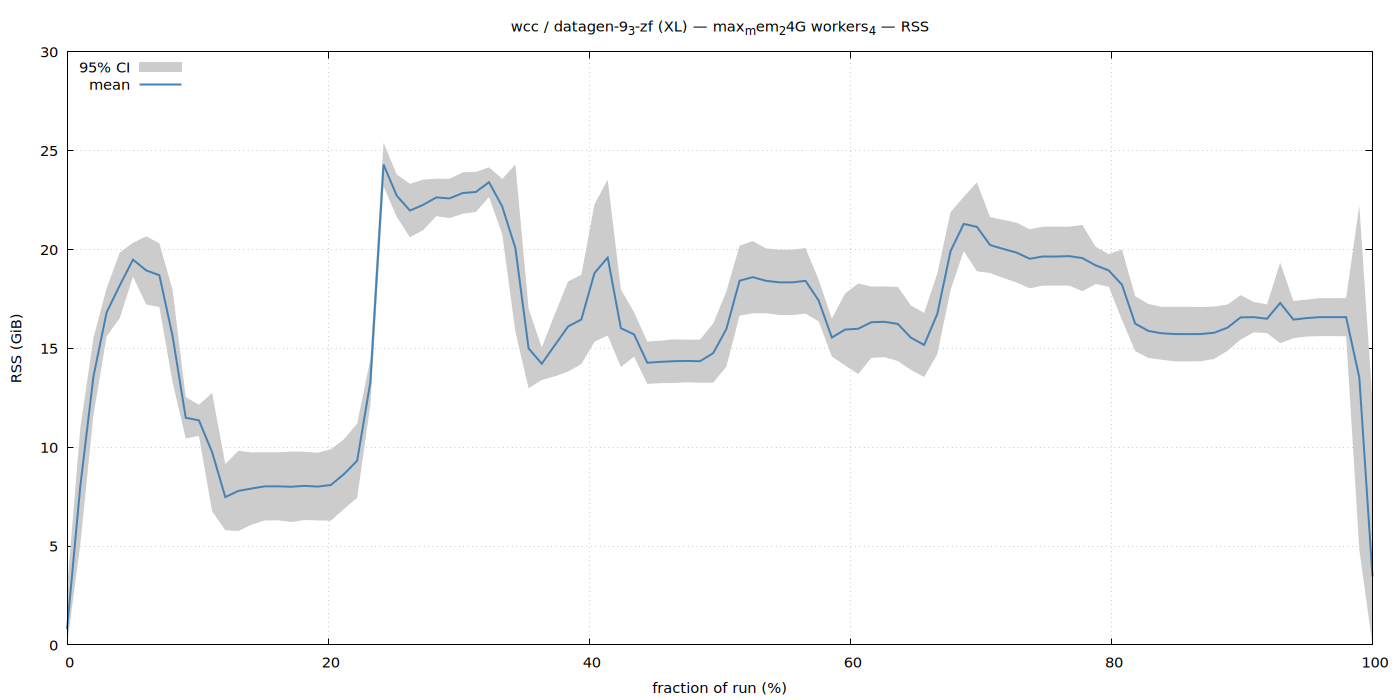

This chart was generated by the following gnuplot code:
set terminal pngcairo size 1400,700 enhanced font 'Sans,11'
set output '/home/ubuntu/nvm/results/wcc/XL/datagen-9_3-zf/max_mem_24G_workers_4/rss.png'
set title "wcc / datagen-9_3-zf (XL) — max_mem_24G workers_4 — RSS"
set xlabel 'fraction of run (%)'
set ylabel 'RSS (GiB)'
set grid
set key top left
set yrange [0:*]
plot '/home/ubuntu/nvm/results/wcc/XL/datagen-9_3-zf/max_mem_24G_workers_4/rss.dat' using 1:3:4 with filledcurves lc rgb '#cccccc' title '95% CI', \
     '' using 1:2 with lines lw 2 lc rgb '#4682b4' title 'mean'
